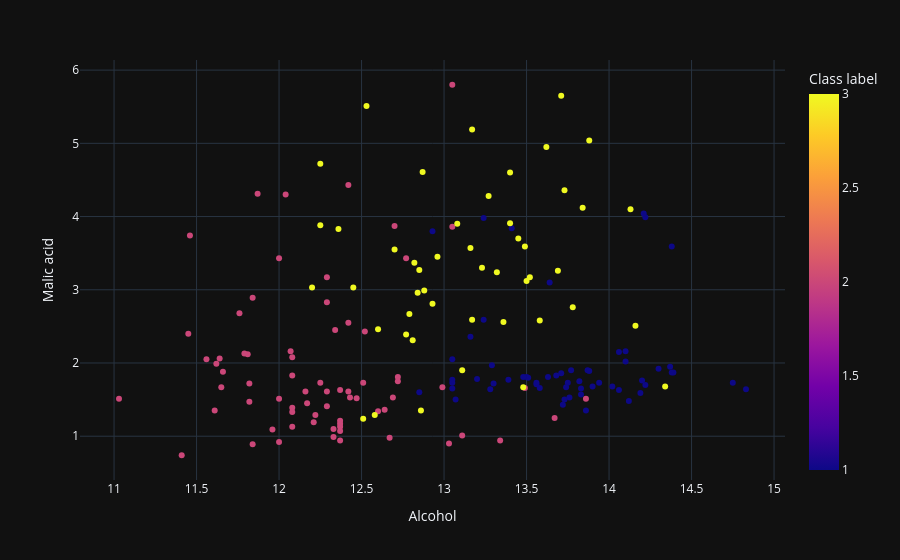

Write notebook code for a chart like this one.
### Code cell
px.scatter(df,color=df['Class label'],y=df['Malic acid'],x=df['Alcohol'],template='plotly_dark')

### Figure 1 — Plotly figure (JSON) as saved in the notebook; plotly's stock layout.template omitted (floating-point values rounded to 4 significant figures; data arrays with more than 128 entries replaced by an {"elided": "..."} marker saying what was removed)
{"data": [{"hovertemplate": "Alcohol=%{x}<br>Malic acid=%{y}<br>Class label=%{marker.color}<extra></extra>", "legendgroup": "", "marker": {"color": {"elided": "177 int values"}, "coloraxis": "coloraxis", "symbol": "circle"}, "mode": "markers", "name": "", "orientation": "v", "showlegend": false, "type": "scatter", "x": {"elided": "177 float values"}, "xaxis": "x", "y": {"elided": "177 float values"}, "yaxis": "y"}], "layout": {"coloraxis": {"colorbar": {"title": {"text": "Class label"}}, "colorscale": [[0, "#0d0887"], [0.1111, "#46039f"], [0.2222, "#7201a8"], [0.3333, "#9c179e"], [0.4444, "#bd3786"], [0.5556, "#d8576b"], [0.6667, "#ed7953"], [0.7778, "#fb9f3a"], [0.8889, "#fdca26"], [1, "#f0f921"]]}, "legend": {"tracegroupgap": 0}, "margin": {"t": 60}, "xaxis": {"anchor": "y", "domain": [0, 1], "title": {"text": "Alcohol"}}, "yaxis": {"anchor": "x", "domain": [0, 1], "title": {"text": "Malic acid"}}}}
